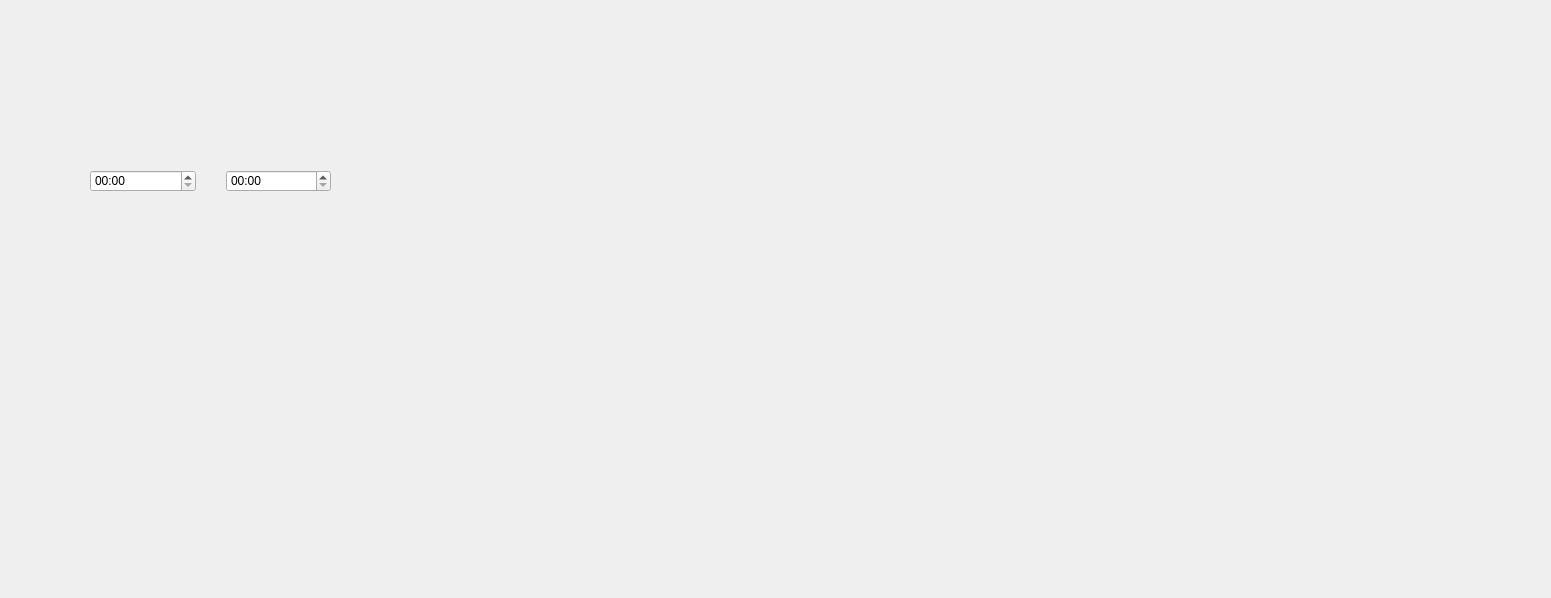
<?xml version="1.0" encoding="UTF-8"?>
<ui version="4.0">
 <class>Dialog</class>
 <widget class="QDialog" name="Dialog">
  <property name="geometry">
   <rect>
    <x>0</x>
    <y>0</y>
    <width>1551</width>
    <height>598</height>
   </rect>
  </property>
  <property name="windowTitle">
   <string>Dialog</string>
  </property>
  <widget class="QWidget" name="layoutWidget">
   <property name="geometry">
    <rect>
     <x>90</x>
     <y>170</y>
     <width>241</width>
     <height>22</height>
    </rect>
   </property>
   <layout class="QHBoxLayout" name="horizontalLayout">
    <property name="spacing">
     <number>30</number>
    </property>
    <item>
     <widget class="QTimeEdit" name="timeEdit_begin">
      <property name="displayFormat">
       <string>hh:mm</string>
      </property>
     </widget>
    </item>
    <item>
     <widget class="QTimeEdit" name="timeEdit_end">
      <property name="displayFormat">
       <string>hh:mm</string>
      </property>
     </widget>
    </item>
   </layout>
  </widget>
 </widget>
 <resources/>
 <connections/>
</ui>
